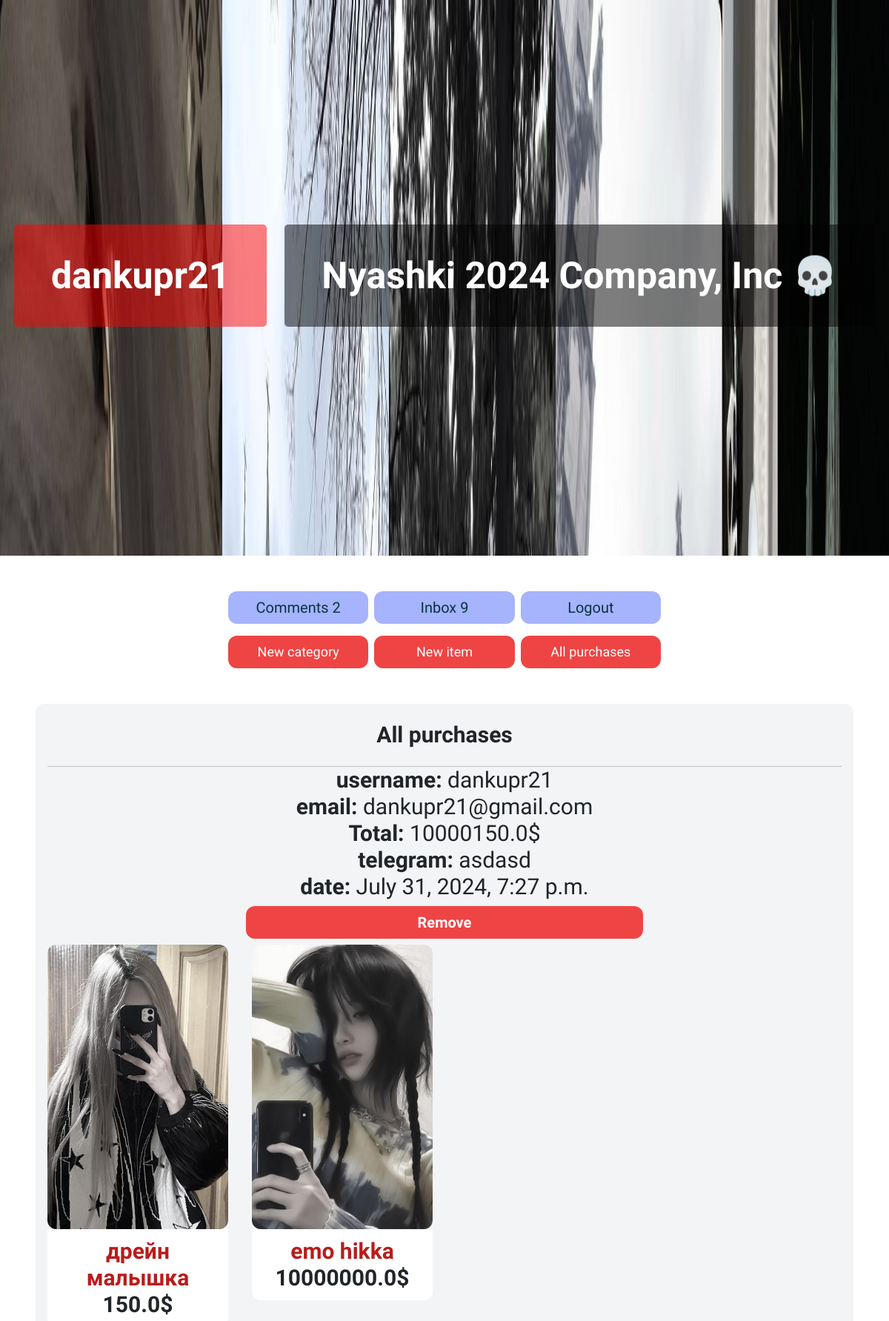
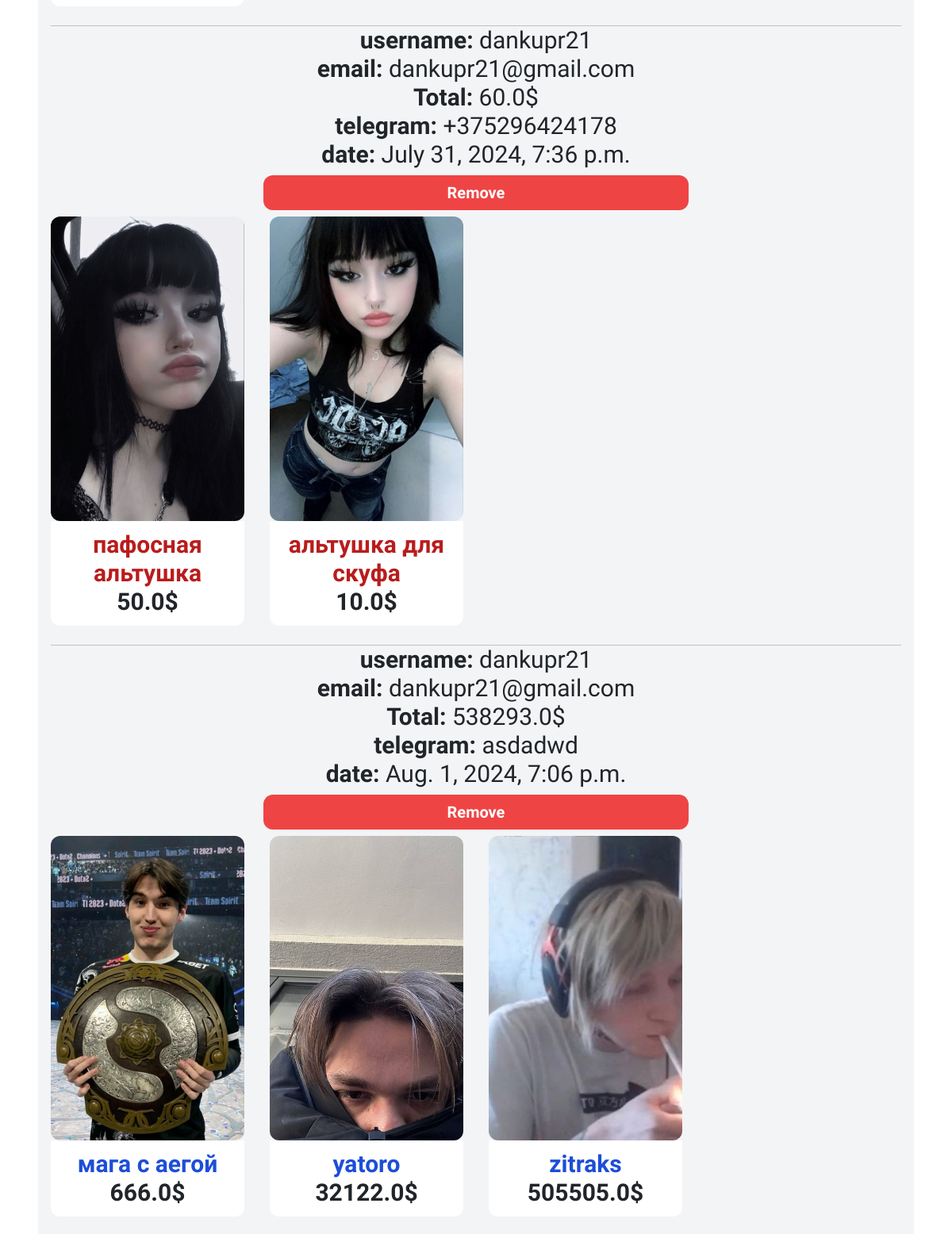
Page /items/all_purchases (signed in, upper part) on the committed database (2 pictures, top to bottom).
### item/models.py (models this page shows, shortened)
class Comment(models.Model):
    user = models.ForeignKey(User, related_name='comments', on_delete=models.CASCADE)
    description = models.TextField()
    created_at = models.DateTimeField()
    class Meta:
        ordering = ('-created_at',)

class Purchase(models.Model):
    created_at = models.DateTimeField(auto_now_add=True)
    user = models.ForeignKey(User, on_delete=models.CASCADE)
    items = models.ManyToManyField(Item)
    telegram = models.CharField(max_length=255)
    price = models.FloatField()

class Item(models.Model):
    category = models.ForeignKey(Category, related_name='items', on_delete=models.CASCADE)
    name = models.CharField(max_length=255)
    description = models.TextField(blank=True, null=True)
    price = models.FloatField()
    image = models.ImageField(upload_to='item_images', blank=True, null=True)
    is_sold = models.BooleanField(default=False)
    created_at = models.DateTimeField(auto_now_add=True)
    users = models.ManyToManyField(User, related_name='items', blank=True)
    gender = models.CharField(max_length=1, choices=gender_choice)
    comments = models.ManyToManyField(Comment)

### item/views.py (the view)
# urls.py: path('all_purchases', views.all_purchases, name='all_purchases'),
@login_required
def all_purchases(request):
    if request.user.is_superuser:
        return render(request, 'item/purchases.html', {
            "purchases": Purchase.objects.all()
        })
    else:
        return redirect('/')

### item/templates/item/purchases.html (shortened to what this page needs)
{% extends 'core/base.html' %}
{% block content %}
<div>
    <div class="md:mt-6 mt-4 px-3 md:px-6 md:py-12 py-4 bg-gray-100 rounded-xl dark:bg-zinc-500 dark:text-white md:mx-10 transition-transform duration-300 transform hover:scale-105" id="target-element">
        <h2 class="md:mb-12 mb-2 text-3xl text-center font-semibold">All purchases</h2>
        {%if purchases %}
            {%for purchase in purchases %}
            <div class="rounded-xl">
                <hr class="mt-4">
                <div class="w-1/2 mx-auto text-center">
                    <p class="text-lg md:text-3xl dark:text-white"><strong>username: </strong>{{ purchase.user.username }}</p>
                    <p class="text-lg md:text-3xl dark:text-white"><strong>email: </strong> {{ purchase.user.email }}</p>
                    <p class="text-lg md:text-3xl dark:text-white"><strong>Total: </strong>{{ purchase.price }}$</p>
                    <p class="text-lg md:text-3xl dark:text-white"><strong>telegram: </strong> {{ purchase.telegram }}</p>
                    <p class="text-lg md:text-3xl dark:text-white"><strong>date: </strong> {{ purchase.created_at }}</p>
                    <a href="{% url 'item:purchase_delete_admin' purchase.id %}" class="block text-center mt-2 mb-2 x-2 py-2 text-xl font-semibold bg-red-500 hover:bg-red-600 text-white rounded-xl">Remove</a>
                </div>
                    <div class="sdlfksdzxczxc grid md:grid-cols-4 grid-cols-3 gap-8">
                        {% if purchase.items.all %}
                            {% for item in purchase.items.all %}
                            <div class="transition-transform duration-300 transform hover:scale-105">
                                <a href="{% url 'item:detail' item.id %}">
                                    {% if item.gender == 'W'%}
                                        {% if item.image.url %}
                                            <img src="{{ item.image.url }}" class="zoom-image rounded-xl object-cover w-full md:h-96 h-40">
                                        {% endif %}
                                    {% else %}
                                        {% if item.image.url %}
                                            <img src="{{ item.image.url }}" class="zoom-image rounded-xl object-cover w-full md:h-96 h-40">
                                        {% endif %}
                                    {% endif %}
                                    <div class="md:p-3 bg-white rounded-b-xl md:text-center">
                                            {% if item.gender == 'M'%}
                                            <h2 class="md:text-3xl text-md text-blue-700 font-semibold">{{ item.name }}</h2>
                                            {% else %}
                                            <h2 class="md:text-3xl text-md text-red-700 font-semibold">{{ item.name }}</h2>
                                            {% endif %}
                                        <strong><p class="text-md md:text-3xl font-semibold dark:text-black">{{ item.price }}$</p></strong>
                                    </div>
                                </a>
                            </div>
                            {% endfor %}
                        {% endif %}
                    </div>
            </div>
            {%endfor%}
        {%else%}
            Нету заказов
        {%endif%}
</div>
{% endblock %}

### core/templates/core/base.html (shortened to what this page needs)
{% load static %}
<!doctype html>
<html>
    <head>
        <link rel="stylesheet" href="{% static 'core/css/mdb.min.css' %}">
        <script src="https://cdn.tailwindcss.com"></script>
        <link href="https://cdn.jsdelivr.net/npm/bootstrap@5.3.3/dist/css/bootstrap.min.css" rel="stylesheet">
        <link rel="stylesheet" href="{% static 'core/css/main.css' %}">
    </head>
    <body class="dark:bg-zinc-700" id="target-element">
        <header class="text-center parallax-header" id="sign_header" style="cursor: pointer;">
          <div class="text-container">
            {% if request.user.is_authenticated %}
            <strong id="username" class="md:text-3xl text-3xl font-bold">{{request.user.username}}</strong>
            {% endif %}
            <a href="/" id="nyashki" class="md:text-3xl text-3xl font-bold">Nyashki 2024 Company, Inc 💀</a>
          </div>
      </header>
        {% if request.user.is_authenticated %}
        <div class="grid grid-cols-3 gap-2 mt-2 px-2 md:w-1/2 md:mx-auto mb-3 mt-5 transition-transform duration-300 transform hover:scale-105" id="{{zxc12qwiehjqwaiode}}">
          <a href="{% url 'item:all_comments' %}" class="block text-center px-2 py-2 text-lg md:text-xl  bg-indigo-300 text-cyan-950 hover:text-white rounded-xl hover:bg-indigo-400" style="position:relative;">Comments {{ request.user.comments.all | length }}</a>
          <a href="{% url 'conversation:inbox' %}" class="block text-center px-2 py-2 text-lg md:text-xl bg-indigo-300 text-cyan-950 hover:text-white rounded-xl hover:bg-indigo-400">Inbox {{ request.user.conversations.all | length }}</a>
          <a href="{% url 'core:logout' %}" class="block text-center px-2 py-2 text-lg md:text-xl bg-indigo-300 text-cyan-950 hover:text-white rounded-xl hover:bg-indigo-400">Logout</a>
          </div>
        {% endif %}
        {% if request.user.is_superuser %}
        <div class="grid grid-cols-3 gap-2 mt-2 px-2 md:mx-auto md:w-1/2 transition-transform duration-300 transform hover:scale-105">
          <a href="{% url 'item:new_category' %}" class="px-2 py-2 text-lg  bg-red-500 text-white text-center rounded-xl hover:bg-red-700">New category</a>
          <a href="{% url 'item:new_item' %}" class="px-2 py-2 text-lg  bg-red-500 text-white text-center rounded-xl hover:bg-red-700">New item</a>
          <a href="{% url 'item:all_purchases' %}" class="px-2 py-2 text-lg  bg-red-500 text-white text-center rounded-xl hover:bg-red-700">All purchases</a>
        </div>
        {%endif%}
        <div class="xcvxckjvl123 px-2 mt-5">
            {% block content %}
            {% endblock %}
        </div>
    </body>
</html>

### static/core/css/main.css (style rules this page uses)
body { font-family: Comfortaa; }

### rows in the picture
Purchase: user.username "dankupr21", user.email "dankupr21@gmail.com", price "10000150.0", telegram "asdasd", created_at "July 31, 2024, 7:27 p.m."
Item: image (picture), name "дрейн малышка", price "150.0"
Item: image (picture), name "emo hikka", price "10000000.0"
Purchase: user.username "dankupr21", user.email "dankupr21@gmail.com", price "60.0", telegram "+375296424178", created_at "July 31, 2024, 7:36 p.m."
Item: image (picture), name "пафосная альтушка", price "50.0"
Item: image (picture), name "альтушка для скуфа", price "10.0"
Purchase: user.username "dankupr21", user.email "dankupr21@gmail.com", price "538293.0", telegram "asdadwd", created_at "Aug. 1, 2024, 7:06 p.m."
Item: image (picture), name "мага с аегой", price "666.0"
Item: image (picture), name "yatoro", price "32122.0"
Item: image (picture), name "zitraks", price "505505.0"

### other values in the picture
{{ request.user.username }} "dankupr21"
{{ request.user.comments.all | length }} "2"
{{ request.user.conversations.all | length }} "9"
